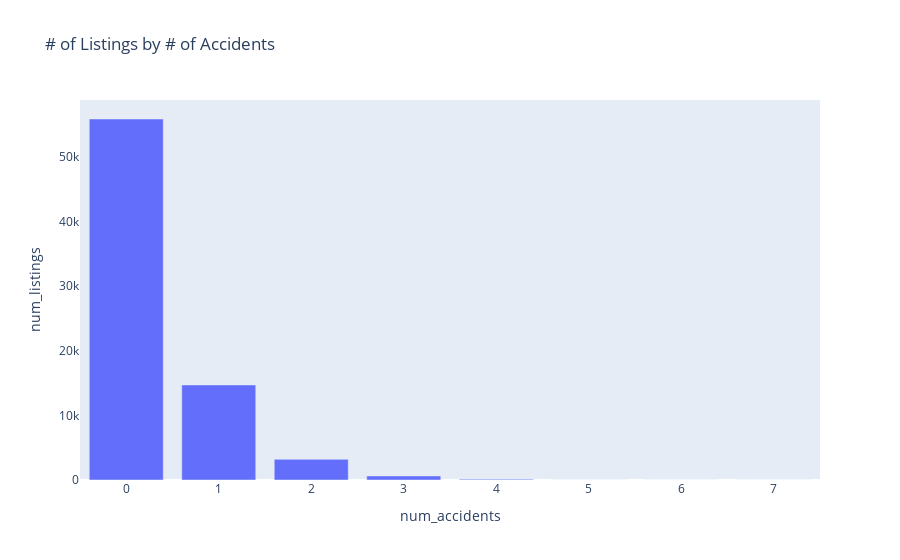

Write notebook code for a chart like this one.
### Markdown cell above
#### **# of Accidents Bar Chart**

### Code cell
listings_by_accidents = sqldf("SELECT num_accidents, COUNT(*) AS num_listings FROM training_data GROUP BY num_accidents ORDER BY num_listings DESC")
fig = px.bar(listings_by_accidents, x='num_accidents', y='num_listings', title='# of Listings by # of Accidents')
fig.update_yaxes(showgrid=False)

### Figure 1 — Plotly figure (JSON) as saved in the notebook; plotly's stock layout.template omitted (floating-point values rounded to 4 significant figures)
{"data": [{"alignmentgroup": "True", "hovertemplate": "num_accidents=%{x}<br>num_listings=%{y}<extra></extra>", "legendgroup": "", "marker": {"color": "#636efa", "pattern": {"shape": ""}}, "name": "", "offsetgroup": "", "orientation": "v", "showlegend": false, "textposition": "auto", "type": "bar", "x": [0, 1, 2, 3, 4, 5, 6, 7], "xaxis": "x", "y": [55906, 14721, 3197, 629, 125, 13, 3, 1], "yaxis": "y"}], "layout": {"barmode": "relative", "legend": {"tracegroupgap": 0}, "title": {"text": "# of Listings by # of Accidents"}, "xaxis": {"anchor": "y", "domain": [0, 1], "title": {"text": "num_accidents"}}, "yaxis": {"anchor": "x", "domain": [0, 1], "showgrid": false, "title": {"text": "num_listings"}}}}
